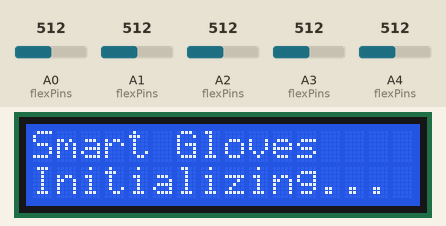
The sketch below on a simulated Arduino Uno, built with avr-gcc and run on an emulated ATmega328P. On the bench: 16×2 character LCD. The test bench sets the inputs (shaded band); at power-on: A0 (flexPins) = 512, A1 (flexPins) = 512, A2 (flexPins) = 512, A3 (flexPins) = 512, A4 (flexPins) = 512.

Above: at 0.1 s.
At 2.1 s:
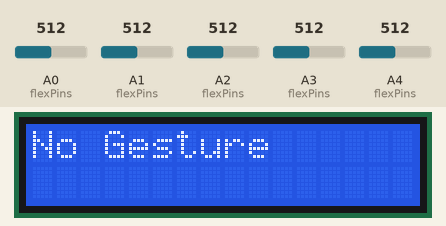

The sketch:

arduino.ino
```cpp
#include <LiquidCrystal.h>

// LCD pin connections: RS, EN, D4, D5, D6, D7
LiquidCrystal lcd(7, 8, 9, 10, 11, 12);

const int flexPins[5] = {A0, A1, A2, A3, A4}; // thumb..pinky
int threshold = 600; // Bend threshold (tune for your sensors)

// Read flex sensor state (true = bent, false = straight)
bool isBent(int pin) {
  int value = analogRead(pin);
  return (value > threshold); // adjust for your sensor range
}

void setup() {
  lcd.begin(16, 2);           // initialize LCD
  lcd.print("Smart Gloves");
  lcd.setCursor(0, 1);
  lcd.print("Initializing...");
  delay(2000);
  lcd.clear();
}

void loop() {
  bool bent[5];
  for (int i = 0; i < 5; i++) {
    bent[i] = isBent(flexPins[i]);
  }

  lcd.clear();
  lcd.setCursor(0, 0);

  // Simple gesture detection
  if (bent[0] && bent[1] && bent[2] && bent[3] && bent[4]) {
    lcd.print("EMERGENCY");
  }
  else if (!bent[0] && bent[1] && bent[2] && bent[3] && bent[4]) {
    lcd.print("HELP");
  }
  else if (!bent[1] && bent[0] && bent[2] && bent[3] && bent[4]) {
    lcd.print("YES");
  }
  else if (!bent[1] && !bent[2] && bent[0] && bent[3] && bent[4]) {
    lcd.print("NO");
  }
  else {
    lcd.print("No Gesture");
  }

  delay(1000);
}
```
